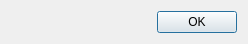
<?xml version="1.0" encoding="UTF-8"?>
<ui version="4.0">
 <class>UICFSUIPCControls</class>
 <widget class="QWidget" name="UICFSUIPCControls">
  <property name="windowModality">
   <enum>Qt::NonModal</enum>
  </property>
  <property name="geometry">
   <rect>
    <x>0</x>
    <y>0</y>
    <width>248</width>
    <height>34</height>
   </rect>
  </property>
  <property name="windowTitle">
   <string>FSUIPC</string>
  </property>
  <property name="windowIcon">
   <iconset>
    <normaloff>images/opentrack.png</normaloff>images/opentrack.png</iconset>
  </property>
  <property name="layoutDirection">
   <enum>Qt::LeftToRight</enum>
  </property>
  <property name="autoFillBackground">
   <bool>false</bool>
  </property>
  <layout class="QVBoxLayout" name="verticalLayout">
   <item alignment="Qt::AlignTop">
    <widget class="QDialogButtonBox" name="buttonBox">
     <property name="standardButtons">
      <set>QDialogButtonBox::Ok</set>
     </property>
    </widget>
   </item>
  </layout>
 </widget>
 <resources/>
 <connections/>
 <slots>
  <slot>startEngineClicked()</slot>
  <slot>stopEngineClicked()</slot>
  <slot>cameraSettingsClicked()</slot>
 </slots>
</ui>
